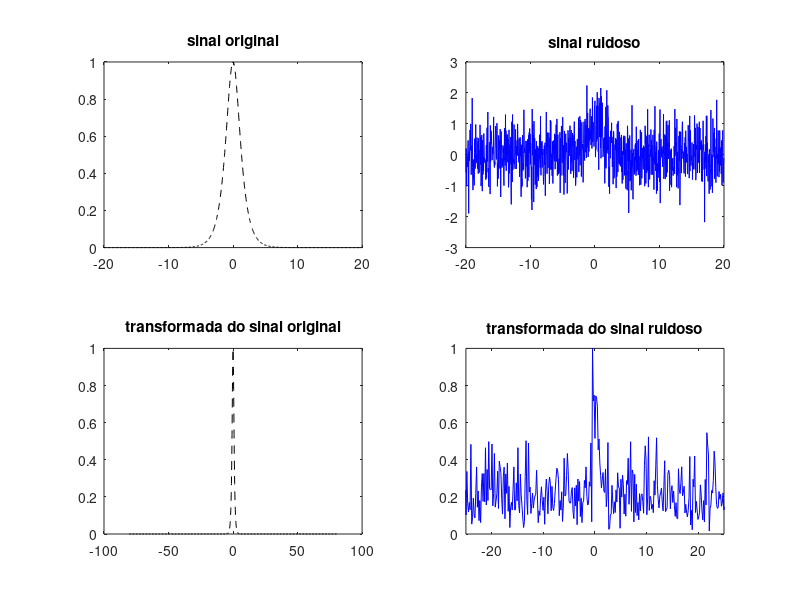
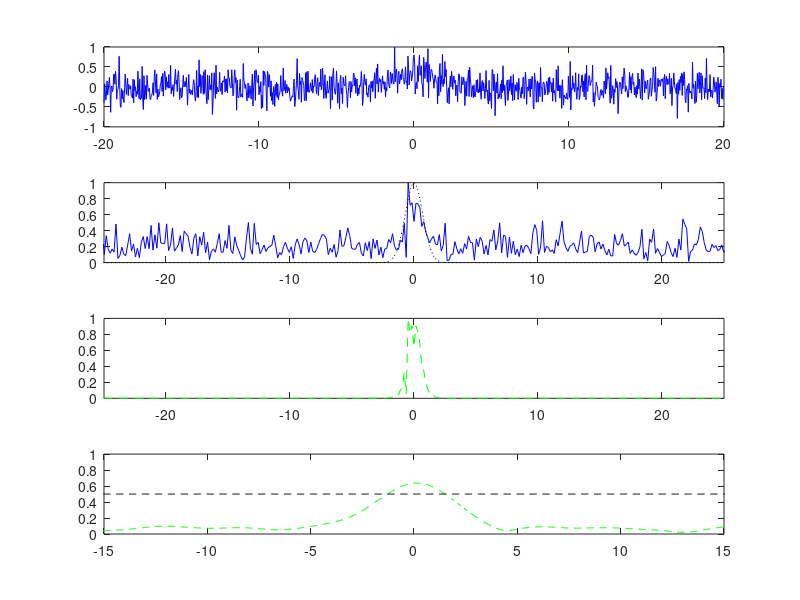
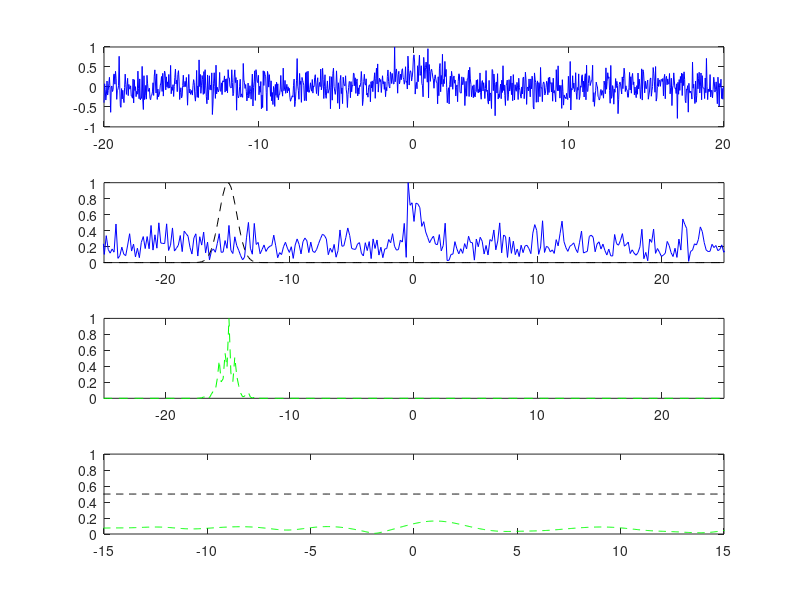

Recreate these plots in MATLAB, in order.
% Aplicacao 2: Filtro de radar
clear all; close all; clc;

T = 40;
n = 1024;

t2 = linspace(-T/2,T/2,n+1); t = t2(1:n);
k = (2*pi/T)*[0:n/2-1 -n/2:-1];
ks = fftshift(k);
u = sech(t);
ut = fft(u);
uts = abs(fftshift(ut));

noise = 20;
utn = ut + noise*(randn(1,n) + 1i*randn(1,n) );
un = ifft(utn);
utns = abs(fftshift(utn));

filter = exp(-k.^2);
filters = fftshift(filter);
utnf = filter.*utn;
utnfs = abs(fftshift(utnf));
unf = abs(ifft(utnf));

figure
subplot(2,2,1), plot(t,u,'k--')
title('sinal original')
subplot(2,2,2),plot(t,real(un),'b');
title('sinal ruidoso')
subplot(2,2,3),plot(ks,uts/max(uts),'k--')
title('transformada do sinal original')
subplot(2,2,4),plot(ks,utns/max(utns),'b')
title('transformada do sinal ruidoso')
axis([-25 25 0 1])

figure
subplot(4,1,1), plot(t,real(un/max(un)),'b') 
subplot(4,1,2), plot(ks,utns/max(utns),'b',ks,filters,'k:')
axis([-25 25 0 1])
subplot(4,1,3), plot(ks,utnfs/max(utnfs),'g--')
axis([-25 25 0 1])
subplot(4,1,4), plot(t,unf,'g--',t,0*t + 0.5,'k--')
axis([-15 15 0 1])


filter = exp(-(k+15).^2);
filters = fftshift(filter);
utnf = filter.*utn;
utnfs = abs(fftshift(utnf));
unf = abs(ifft(utnf));

figure
subplot(4,1,1), plot(t,real(un/max(un)),'b') 
subplot(4,1,2), plot(ks,utns/max(utns),'b',ks,filters,'k--')
axis([-25 25 0 1])
subplot(4,1,3), plot(ks,utnfs/max(utnfs),'g--' )
axis([-25 25 0 1])
subplot(4,1,4), plot(t,unf,'g--',t,0*t + 0.5,'k--')
axis([-15 15 0 1])